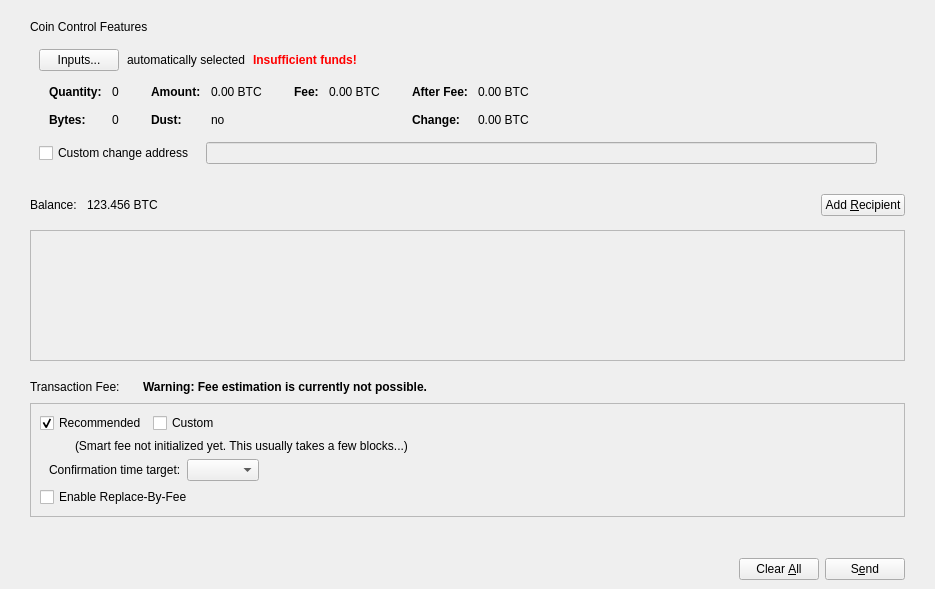
<?xml version="1.0" encoding="UTF-8"?>
<ui version="4.0">
 <class>SendCoinsDialog</class>
 <widget class="QDialog" name="SendCoinsDialog">
  <property name="geometry">
   <rect>
    <x>0</x>
    <y>0</y>
    <width>935</width>
    <height>589</height>
   </rect>
  </property>
  <property name="windowTitle">
   <string>Send Coins</string>
  </property>
  <layout class="QVBoxLayout" name="verticalLayout_6">
   <property name="leftMargin">
    <number>0</number>
   </property>
   <property name="rightMargin">
    <number>0</number>
   </property>
   <property name="bottomMargin">
    <number>0</number>
   </property>
   <item>
    <layout class="QVBoxLayout" name="verticalLayout_11">
     <property name="leftMargin">
      <number>30</number>
     </property>
     <property name="topMargin">
      <number>9</number>
     </property>
     <property name="rightMargin">
      <number>30</number>
     </property>
     <item>
      <widget class="QWidget" name="coinControlWidget" native="true">
       <layout class="QVBoxLayout" name="verticalLayout_9">
        <property name="leftMargin">
         <number>0</number>
        </property>
        <property name="topMargin">
         <number>0</number>
        </property>
        <property name="rightMargin">
         <number>0</number>
        </property>
        <property name="bottomMargin">
         <number>0</number>
        </property>
        <item>
         <widget class="QLabel" name="label_2">
          <property name="text">
           <string>Coin Control Features</string>
          </property>
         </widget>
        </item>
        <item>
         <widget class="QWidget" name="coinControlContentsWidget" native="true">
          <layout class="QVBoxLayout" name="verticalLayout_8">
           <property name="bottomMargin">
            <number>6</number>
           </property>
           <item>
            <layout class="QVBoxLayout" name="verticalLayoutCoinControl" stretch="0,0,0,1">
             <property name="spacing">
              <number>0</number>
             </property>
             <item>
              <layout class="QHBoxLayout" name="horizontalLayoutCoinControl2" stretch="0,0,0,0">
               <property name="spacing">
                <number>8</number>
               </property>
               <property name="bottomMargin">
                <number>10</number>
               </property>
               <item>
                <widget class="QPushButton" name="pushButtonCoinControl">
                 <property name="styleSheet">
                  <string notr="true"/>
                 </property>
                 <property name="text">
                  <string>Inputs...</string>
                 </property>
                 <property name="autoDefault">
                  <bool>false</bool>
                 </property>
                </widget>
               </item>
               <item>
                <widget class="QLabel" name="labelCoinControlAutomaticallySelected">
                 <property name="text">
                  <string>automatically selected</string>
                 </property>
                 <property name="margin">
                  <number>5</number>
                 </property>
                </widget>
               </item>
               <item>
                <widget class="QLabel" name="labelCoinControlInsuffFunds">
                 <property name="font">
                  <font>
                   <weight>75</weight>
                   <bold>true</bold>
                  </font>
                 </property>
                 <property name="styleSheet">
                  <string notr="true">color:red;font-weight:bold;</string>
                 </property>
                 <property name="text">
                  <string>Insufficient funds!</string>
                 </property>
                 <property name="margin">
                  <number>5</number>
                 </property>
                </widget>
               </item>
               <item>
                <spacer name="horizontalSpacerCoinControl">
                 <property name="orientation">
                  <enum>Qt::Horizontal</enum>
                 </property>
                 <property name="sizeHint" stdset="0">
                  <size>
                   <width>40</width>
                   <height>1</height>
                  </size>
                 </property>
                </spacer>
               </item>
              </layout>
             </item>
             <item>
              <widget class="QWidget" name="widgetCoinControl" native="true">
               <property name="sizePolicy">
                <sizepolicy hsizetype="Preferred" vsizetype="Preferred">
                 <horstretch>0</horstretch>
                 <verstretch>0</verstretch>
                </sizepolicy>
               </property>
               <property name="minimumSize">
                <size>
                 <width>0</width>
                 <height>0</height>
                </size>
               </property>
               <property name="styleSheet">
                <string notr="true"/>
               </property>
               <layout class="QHBoxLayout" name="horizontalLayoutCoinControl5">
                <property name="leftMargin">
                 <number>0</number>
                </property>
                <property name="topMargin">
                 <number>0</number>
                </property>
                <property name="rightMargin">
                 <number>0</number>
                </property>
                <property name="bottomMargin">
                 <number>0</number>
                </property>
                <item>
                 <layout class="QHBoxLayout" name="horizontalLayoutCoinControl3" stretch="0,0,0,1">
                  <property name="spacing">
                   <number>20</number>
                  </property>
                  <property name="topMargin">
                   <number>0</number>
                  </property>
                  <property name="bottomMargin">
                   <number>10</number>
                  </property>
                  <item>
                   <layout class="QFormLayout" name="formLayoutCoinControl1">
                    <property name="horizontalSpacing">
                     <number>10</number>
                    </property>
                    <property name="verticalSpacing">
                     <number>14</number>
                    </property>
                    <property name="leftMargin">
                     <number>10</number>
                    </property>
                    <property name="topMargin">
                     <number>4</number>
                    </property>
                    <property name="rightMargin">
                     <number>6</number>
                    </property>
                    <item row="0" column="0">
                     <widget class="QLabel" name="labelCoinControlQuantityText">
                      <property name="font">
                       <font>
                        <weight>75</weight>
                        <bold>true</bold>
                       </font>
                      </property>
                      <property name="text">
                       <string>Quantity:</string>
                      </property>
                      <property name="margin">
                       <number>0</number>
                      </property>
                     </widget>
                    </item>
                    <item row="0" column="1">
                     <widget class="QLabel" name="labelCoinControlQuantity">
                      <property name="cursor">
                       <cursorShape>IBeamCursor</cursorShape>
                      </property>
                      <property name="contextMenuPolicy">
                       <enum>Qt::ActionsContextMenu</enum>
                      </property>
                      <property name="text">
                       <string notr="true">0</string>
                      </property>
                      <property name="margin">
                       <number>0</number>
                      </property>
                      <property name="textInteractionFlags">
                       <set>Qt::LinksAccessibleByMouse|Qt::TextSelectableByMouse</set>
                      </property>
                     </widget>
                    </item>
                    <item row="1" column="0">
                     <widget class="QLabel" name="labelCoinControlBytesText">
                      <property name="font">
                       <font>
                        <weight>75</weight>
                        <bold>true</bold>
                       </font>
                      </property>
                      <property name="text">
                       <string>Bytes:</string>
                      </property>
                     </widget>
                    </item>
                    <item row="1" column="1">
                     <widget class="QLabel" name="labelCoinControlBytes">
                      <property name="cursor">
                       <cursorShape>IBeamCursor</cursorShape>
                      </property>
                      <property name="contextMenuPolicy">
                       <enum>Qt::ActionsContextMenu</enum>
                      </property>
                      <property name="text">
                       <string notr="true">0</string>
                      </property>
                      <property name="textInteractionFlags">
                       <set>Qt::LinksAccessibleByMouse|Qt::TextSelectableByMouse</set>
                      </property>
                     </widget>
                    </item>
                   </layout>
                  </item>
                  <item>
                   <layout class="QFormLayout" name="formLayoutCoinControl2">
                    <property name="horizontalSpacing">
                     <number>10</number>
                    </property>
                    <property name="verticalSpacing">
                     <number>14</number>
                    </property>
                    <property name="leftMargin">
                     <number>6</number>
                    </property>
                    <property name="topMargin">
                     <number>4</number>
                    </property>
                    <property name="rightMargin">
                     <number>6</number>
                    </property>
                    <item row="0" column="0">
                     <widget class="QLabel" name="labelCoinControlAmountText">
                      <property name="font">
                       <font>
                        <weight>75</weight>
                        <bold>true</bold>
                       </font>
                      </property>
                      <property name="text">
                       <string>Amount:</string>
                      </property>
                      <property name="margin">
                       <number>0</number>
                      </property>
                     </widget>
                    </item>
                    <item row="0" column="1">
                     <widget class="QLabel" name="labelCoinControlAmount">
                      <property name="cursor">
                       <cursorShape>IBeamCursor</cursorShape>
                      </property>
                      <property name="contextMenuPolicy">
                       <enum>Qt::ActionsContextMenu</enum>
                      </property>
                      <property name="text">
                       <string notr="true">0.00 BTC</string>
                      </property>
                      <property name="textInteractionFlags">
                       <set>Qt::LinksAccessibleByMouse|Qt::TextSelectableByMouse</set>
                      </property>
                     </widget>
                    </item>
                    <item row="1" column="0">
                     <widget class="QLabel" name="labelCoinControlLowOutputText">
                      <property name="font">
                       <font>
                        <weight>75</weight>
                        <bold>true</bold>
                       </font>
                      </property>
                      <property name="text">
                       <string>Dust:</string>
                      </property>
                     </widget>
                    </item>
                    <item row="1" column="1">
                     <widget class="QLabel" name="labelCoinControlLowOutput">
                      <property name="cursor">
                       <cursorShape>IBeamCursor</cursorShape>
                      </property>
                      <property name="contextMenuPolicy">
                       <enum>Qt::ActionsContextMenu</enum>
                      </property>
                      <property name="text">
                       <string notr="true">no</string>
                      </property>
                      <property name="textInteractionFlags">
                       <set>Qt::LinksAccessibleByMouse|Qt::TextSelectableByMouse</set>
                      </property>
                     </widget>
                    </item>
                   </layout>
                  </item>
                  <item>
                   <layout class="QFormLayout" name="formLayoutCoinControl3">
                    <property name="horizontalSpacing">
                     <number>10</number>
                    </property>
                    <property name="verticalSpacing">
                     <number>14</number>
                    </property>
                    <property name="leftMargin">
                     <number>6</number>
                    </property>
                    <property name="topMargin">
                     <number>4</number>
                    </property>
                    <property name="rightMargin">
                     <number>6</number>
                    </property>
                    <item row="0" column="0">
                     <widget class="QLabel" name="labelCoinControlFeeText">
                      <property name="font">
                       <font>
                        <weight>75</weight>
                        <bold>true</bold>
                       </font>
                      </property>
                      <property name="text">
                       <string>Fee:</string>
                      </property>
                      <property name="margin">
                       <number>0</number>
                      </property>
                     </widget>
                    </item>
                    <item row="0" column="1">
                     <widget class="QLabel" name="labelCoinControlFee">
                      <property name="cursor">
                       <cursorShape>IBeamCursor</cursorShape>
                      </property>
                      <property name="contextMenuPolicy">
                       <enum>Qt::ActionsContextMenu</enum>
                      </property>
                      <property name="text">
                       <string notr="true">0.00 BTC</string>
                      </property>
                      <property name="textInteractionFlags">
                       <set>Qt::LinksAccessibleByMouse|Qt::TextSelectableByMouse</set>
                      </property>
                     </widget>
                    </item>
                   </layout>
                  </item>
                  <item>
                   <layout class="QFormLayout" name="formLayoutCoinControl4">
                    <property name="horizontalSpacing">
                     <number>10</number>
                    </property>
                    <property name="verticalSpacing">
                     <number>14</number>
                    </property>
                    <property name="leftMargin">
                     <number>6</number>
                    </property>
                    <property name="topMargin">
                     <number>4</number>
                    </property>
                    <property name="rightMargin">
                     <number>6</number>
                    </property>
                    <item row="0" column="0">
                     <widget class="QLabel" name="labelCoinControlAfterFeeText">
                      <property name="font">
                       <font>
                        <weight>75</weight>
                        <bold>true</bold>
                       </font>
                      </property>
                      <property name="text">
                       <string>After Fee:</string>
                      </property>
                      <property name="margin">
                       <number>0</number>
                      </property>
                     </widget>
                    </item>
                    <item row="0" column="1">
                     <widget class="QLabel" name="labelCoinControlAfterFee">
                      <property name="cursor">
                       <cursorShape>IBeamCursor</cursorShape>
                      </property>
                      <property name="contextMenuPolicy">
                       <enum>Qt::ActionsContextMenu</enum>
                      </property>
                      <property name="text">
                       <string notr="true">0.00 BTC</string>
                      </property>
                      <property name="textInteractionFlags">
                       <set>Qt::LinksAccessibleByMouse|Qt::TextSelectableByMouse</set>
                      </property>
                     </widget>
                    </item>
                    <item row="1" column="0">
                     <widget class="QLabel" name="labelCoinControlChangeText">
                      <property name="font">
                       <font>
                        <weight>75</weight>
                        <bold>true</bold>
                       </font>
                      </property>
                      <property name="text">
                       <string>Change:</string>
                      </property>
                     </widget>
                    </item>
                    <item row="1" column="1">
                     <widget class="QLabel" name="labelCoinControlChange">
                      <property name="cursor">
                       <cursorShape>IBeamCursor</cursorShape>
                      </property>
                      <property name="contextMenuPolicy">
                       <enum>Qt::ActionsContextMenu</enum>
                      </property>
                      <property name="text">
                       <string notr="true">0.00 BTC</string>
                      </property>
                      <property name="textInteractionFlags">
                       <set>Qt::LinksAccessibleByMouse|Qt::TextSelectableByMouse</set>
                      </property>
                     </widget>
                    </item>
                   </layout>
                  </item>
                 </layout>
                </item>
               </layout>
              </widget>
             </item>
             <item>
              <layout class="QHBoxLayout" name="horizontalLayoutCoinControl4" stretch="0,0,0">
               <property name="spacing">
                <number>12</number>
               </property>
               <property name="sizeConstraint">
                <enum>QLayout::SetDefaultConstraint</enum>
               </property>
               <property name="topMargin">
                <number>5</number>
               </property>
               <property name="rightMargin">
                <number>0</number>
               </property>
               <item>
                <widget class="QCheckBox" name="checkBoxCoinControlChange">
                 <property name="toolTip">
                  <string>If this is activated, but the change address is empty or invalid, change will be sent to a newly generated address.</string>
                 </property>
                 <property name="text">
                  <string>Custom change address</string>
                 </property>
                </widget>
               </item>
               <item>
                <widget class="QValidatedLineEdit" name="lineEditCoinControlChange">
                 <property name="enabled">
                  <bool>false</bool>
                 </property>
                 <property name="sizePolicy">
                  <sizepolicy hsizetype="Expanding" vsizetype="Fixed">
                   <horstretch>0</horstretch>
                   <verstretch>0</verstretch>
                  </sizepolicy>
                 </property>
                </widget>
               </item>
               <item>
                <widget class="QLabel" name="labelCoinControlChangeLabel">
                 <property name="sizePolicy">
                  <sizepolicy hsizetype="Preferred" vsizetype="Expanding">
                   <horstretch>0</horstretch>
                   <verstretch>0</verstretch>
                  </sizepolicy>
                 </property>
                 <property name="minimumSize">
                  <size>
                   <width>0</width>
                   <height>0</height>
                  </size>
                 </property>
                 <property name="text">
                  <string/>
                 </property>
                 <property name="margin">
                  <number>3</number>
                 </property>
                </widget>
               </item>
              </layout>
             </item>
             <item>
              <spacer name="verticalSpacerCoinControl">
               <property name="orientation">
                <enum>Qt::Vertical</enum>
               </property>
               <property name="sizeHint" stdset="0">
                <size>
                 <width>800</width>
                 <height>1</height>
                </size>
               </property>
              </spacer>
             </item>
            </layout>
           </item>
          </layout>
         </widget>
        </item>
       </layout>
      </widget>
     </item>
    </layout>
   </item>
   <item>
    <widget class="QWidget" name="widgetRecipients" native="true">
     <property name="sizePolicy">
      <sizepolicy hsizetype="Preferred" vsizetype="Preferred">
       <horstretch>0</horstretch>
       <verstretch>1</verstretch>
      </sizepolicy>
     </property>
     <layout class="QVBoxLayout" name="verticalLayout_7">
      <property name="spacing">
       <number>0</number>
      </property>
      <property name="leftMargin">
       <number>30</number>
      </property>
      <property name="topMargin">
       <number>0</number>
      </property>
      <property name="rightMargin">
       <number>30</number>
      </property>
      <property name="bottomMargin">
       <number>0</number>
      </property>
      <item>
       <layout class="QHBoxLayout" name="horizontalLayout_4">
        <property name="topMargin">
         <number>3</number>
        </property>
        <property name="rightMargin">
         <number>0</number>
        </property>
        <property name="bottomMargin">
         <number>0</number>
        </property>
        <item>
         <widget class="QLabel" name="labelBalanceName">
          <property name="sizePolicy">
           <sizepolicy hsizetype="Preferred" vsizetype="Preferred">
            <horstretch>0</horstretch>
            <verstretch>0</verstretch>
           </sizepolicy>
          </property>
          <property name="minimumSize">
           <size>
            <width>20</width>
            <height>50</height>
           </size>
          </property>
          <property name="text">
           <string>Balance:</string>
          </property>
         </widget>
        </item>
        <item>
         <spacer name="horizontalSpacer_8">
          <property name="orientation">
           <enum>Qt::Horizontal</enum>
          </property>
          <property name="sizeType">
           <enum>QSizePolicy::Fixed</enum>
          </property>
          <property name="sizeHint" stdset="0">
           <size>
            <width>10</width>
            <height>20</height>
           </size>
          </property>
         </spacer>
        </item>
        <item>
         <widget class="QLabel" name="labelBalance">
          <property name="sizePolicy">
           <sizepolicy hsizetype="Preferred" vsizetype="Preferred">
            <horstretch>0</horstretch>
            <verstretch>0</verstretch>
           </sizepolicy>
          </property>
          <property name="minimumSize">
           <size>
            <width>20</width>
            <height>50</height>
           </size>
          </property>
          <property name="cursor">
           <cursorShape>IBeamCursor</cursorShape>
          </property>
          <property name="text">
           <string notr="true">123.456 BTC</string>
          </property>
          <property name="textInteractionFlags">
           <set>Qt::LinksAccessibleByMouse|Qt::TextSelectableByMouse</set>
          </property>
         </widget>
        </item>
        <item>
         <spacer name="horizontalSpacer_7">
          <property name="orientation">
           <enum>Qt::Horizontal</enum>
          </property>
          <property name="sizeHint" stdset="0">
           <size>
            <width>40</width>
            <height>20</height>
           </size>
          </property>
         </spacer>
        </item>
        <item>
         <widget class="CreditPushButton" name="addButton">
          <property name="toolTip">
           <string>Send to multiple recipients at once</string>
          </property>
          <property name="text">
           <string>Add &amp;Recipient</string>
          </property>
          <property name="icon">
           <iconset>
            <normaloff>:/icons/add_recipient</normaloff>:/icons/add_recipient</iconset>
          </property>
          <property name="autoDefault">
           <bool>false</bool>
          </property>
         </widget>
        </item>
       </layout>
      </item>
      <item>
       <widget class="QScrollArea" name="scrollArea">
        <property name="widgetResizable">
         <bool>true</bool>
        </property>
        <widget class="QWidget" name="scrollAreaWidgetContents">
         <property name="geometry">
          <rect>
           <x>0</x>
           <y>0</y>
           <width>873</width>
           <height>68</height>
          </rect>
         </property>
         <layout class="QVBoxLayout" name="verticalLayout_2" stretch="0,1">
          <property name="leftMargin">
           <number>0</number>
          </property>
          <property name="topMargin">
           <number>0</number>
          </property>
          <property name="rightMargin">
           <number>0</number>
          </property>
          <property name="bottomMargin">
           <number>0</number>
          </property>
          <item>
           <layout class="QVBoxLayout" name="entries">
            <property name="spacing">
             <number>6</number>
            </property>
           </layout>
          </item>
          <item>
           <spacer name="verticalSpacer">
            <property name="orientation">
             <enum>Qt::Vertical</enum>
            </property>
            <property name="sizeHint" stdset="0">
             <size>
              <width>20</width>
              <height>0</height>
             </size>
            </property>
           </spacer>
          </item>
         </layout>
        </widget>
       </widget>
      </item>
     </layout>
    </widget>
   </item>
   <item>
    <spacer name="verticalSpacer_2">
     <property name="orientation">
      <enum>Qt::Vertical</enum>
     </property>
     <property name="sizeType">
      <enum>QSizePolicy::Fixed</enum>
     </property>
     <property name="sizeHint" stdset="0">
      <size>
       <width>20</width>
       <height>10</height>
      </size>
     </property>
    </spacer>
   </item>
   <item>
    <layout class="QVBoxLayout" name="verticalLayout_10">
     <property name="leftMargin">
      <number>30</number>
     </property>
     <property name="rightMargin">
      <number>30</number>
     </property>
     <property name="bottomMargin">
      <number>20</number>
     </property>
     <item>
      <layout class="QHBoxLayout" name="horizontalLayoutFee1">
       <property name="bottomMargin">
        <number>0</number>
       </property>
       <item>
        <layout class="QVBoxLayout" name="verticalLayoutFee7">
         <property name="spacing">
          <number>0</number>
         </property>
         <item>
          <layout class="QHBoxLayout" name="horizontalLayoutSmartFee">
           <property name="spacing">
            <number>10</number>
           </property>
           <item>
            <widget class="QLabel" name="labelFeeHeadline">
             <property name="sizePolicy">
              <sizepolicy hsizetype="Preferred" vsizetype="Maximum">
               <horstretch>0</horstretch>
               <verstretch>0</verstretch>
              </sizepolicy>
             </property>
             <property name="font">
              <font>
               <weight>50</weight>
               <bold>false</bold>
              </font>
             </property>
             <property name="text">
              <string>Transaction Fee:</string>
             </property>
            </widget>
           </item>
           <item>
            <widget class="QLabel" name="labelFeeMinimized">
             <property name="text">
              <string/>
             </property>
            </widget>
           </item>
          </layout>
         </item>
        </layout>
       </item>
       <item>
        <widget class="QLabel" name="fallbackFeeWarningLabel">
         <property name="font">
          <font>
           <weight>75</weight>
           <bold>true</bold>
          </font>
         </property>
         <property name="toolTip">
          <string>Using the fallbackfee can result in sending a transaction that will take several hours or days (or never) to confirm. Consider choosing your fee manually or wait until you have validated the complete chain.</string>
         </property>
         <property name="text">
          <string>Warning: Fee estimation is currently not possible.</string>
         </property>
         <property name="wordWrap">
          <bool>false</bool>
         </property>
        </widget>
       </item>
       <item>
        <spacer name="horizontalSpacer_4">
         <property name="orientation">
          <enum>Qt::Horizontal</enum>
         </property>
         <property name="sizeType">
          <enum>QSizePolicy::MinimumExpanding</enum>
         </property>
         <property name="sizeHint" stdset="0">
          <size>
           <width>40</width>
           <height>20</height>
          </size>
         </property>
        </spacer>
       </item>
      </layout>
     </item>
     <item>
      <widget class="QFrame" name="frameFee">
       <property name="sizePolicy">
        <sizepolicy hsizetype="Expanding" vsizetype="Expanding">
         <horstretch>0</horstretch>
         <verstretch>0</verstretch>
        </sizepolicy>
       </property>
       <property name="maximumSize">
        <size>
         <width>16777215</width>
         <height>16777215</height>
        </size>
       </property>
       <property name="frameShape">
        <enum>QFrame::StyledPanel</enum>
       </property>
       <property name="frameShadow">
        <enum>QFrame::Sunken</enum>
       </property>
       <layout class="QVBoxLayout" name="verticalLayout_5">
        <item>
         <layout class="QHBoxLayout" name="horizontalLayout_3">
          <item>
           <widget class="QCheckBox" name="radioSmartFee">
            <property name="text">
             <string>Recommended</string>
            </property>
            <property name="checked">
             <bool>true</bool>
            </property>
            <attribute name="buttonGroup">
             <string notr="true">groupFee</string>
            </attribute>
           </widget>
          </item>
          <item>
           <widget class="QCheckBox" name="radioCustomFee">
            <property name="text">
             <string>Custom</string>
            </property>
            <attribute name="buttonGroup">
             <string notr="true">groupFee</string>
            </attribute>
           </widget>
          </item>
          <item>
           <spacer name="horizontalSpacer_3">
            <property name="orientation">
             <enum>Qt::Horizontal</enum>
            </property>
            <property name="sizeHint" stdset="0">
             <size>
              <width>40</width>
              <height>20</height>
             </size>
            </property>
           </spacer>
          </item>
         </layout>
        </item>
        <item>
         <widget class="QFrame" name="frameFeeSelection">
          <layout class="QVBoxLayout" name="verticalLayout_4">
           <property name="leftMargin">
            <number>9</number>
           </property>
           <property name="topMargin">
            <number>0</number>
           </property>
           <property name="rightMargin">
            <number>0</number>
           </property>
           <property name="bottomMargin">
            <number>0</number>
           </property>
           <item>
            <widget class="QStackedWidget" name="stackedFeeTypes">
             <property name="currentIndex">
              <number>0</number>
             </property>
             <widget class="QWidget" name="page">
              <layout class="QVBoxLayout" name="verticalLayout_3">
               <property name="leftMargin">
                <number>0</number>
               </property>
               <property name="topMargin">
                <number>0</number>
               </property>
               <property name="rightMargin">
                <number>0</number>
               </property>
               <property name="bottomMargin">
                <number>0</number>
               </property>
               <item>
                <layout class="QHBoxLayout" name="horizontalLayoutFee12">
                 <item>
                  <widget class="QLabel" name="labelSmartFee">
                   <property name="text">
                    <string/>
                   </property>
                   <property name="margin">
                    <number>2</number>
                   </property>
                  </widget>
                 </item>
                 <item>
                  <widget class="QLabel" name="labelFeeEstimation">
                   <property name="text">
                    <string/>
                   </property>
                  </widget>
                 </item>
                 <item>
                  <widget class="QLabel" name="labelSmartFee2">
                   <property name="text">
                    <string>(Smart fee not initialized yet. This usually takes a few blocks...)</string>
                   </property>
                   <property name="margin">
                    <number>2</number>
                   </property>
                  </widget>
                 </item>
                 <item>
                  <spacer name="horizontalSpacer_5">
                   <property name="orientation">
                    <enum>Qt::Horizontal</enum>
                   </property>
                   <property name="sizeHint" stdset="0">
                    <size>
                     <width>1</width>
                     <height>1</height>
                    </size>
                   </property>
                  </spacer>
                 </item>
                </layout>
               </item>
               <item>
                <layout class="QHBoxLayout" name="horizontalLayoutFee9">
                 <item>
                  <layout class="QVBoxLayout" name="verticalLayoutFee6">
                   <item>
                    <widget class="QLabel" name="labelSmartFee3">
                     <property name="text">
                      <string>Confirmation time target:</string>
                     </property>
                     <property name="margin">
                      <number>2</number>
                     </property>
                    </widget>
                   </item>
                  </layout>
                 </item>
                 <item>
                  <layout class="QVBoxLayout" name="verticalLayoutFee5">
                   <property name="rightMargin">
                    <number>30</number>
                   </property>
                   <item>
                    <layout class="QHBoxLayout" name="horizontalLayoutConfTarget">
                     <property name="bottomMargin">
                      <number>0</number>
                     </property>
                     <item>
                      <widget class="QComboBox" name="confTargetSelector"/>
                     </item>
                     <item>
                      <spacer name="horizontalSpacerConfTarget">
                       <property name="orientation">
                        <enum>Qt::Horizontal</enum>
                       </property>
                       <property name="sizeHint" stdset="0">
                        <size>
                         <width>40</width>
                         <height>20</height>
                        </size>
                       </property>
                      </spacer>
                     </item>
                    </layout>
                   </item>
                  </layout>
                 </item>
                </layout>
               </item>
              </layout>
             </widget>
             <widget class="QWidget" name="page_2">
              <layout class="QVBoxLayout" name="verticalLayout">
               <property name="leftMargin">
                <number>0</number>
               </property>
               <property name="topMargin">
                <number>0</number>
               </property>
               <property name="rightMargin">
                <number>0</number>
               </property>
               <property name="bottomMargin">
                <number>0</number>
               </property>
               <item>
                <layout class="QHBoxLayout" name="horizontalLayoutFee13">
                 <item>
                  <widget class="QLabel" name="labelCustomPerKilobyte">
                   <property name="toolTip">
                    <string>If the custom fee is set to 1000 satoshis and the transaction is only 250 bytes, then &quot;per kilobyte&quot; only pays 250 satoshis in fee, while &quot;total at least&quot; pays 1000 satoshis. For transactions bigger than a kilobyte both pay by kilobyte.</string>
                   </property>
                   <property name="text">
                    <string>per kilobyte</string>
                   </property>
                  </widget>
                 </item>
                 <item>
                  <widget class="BitcoinAmountField" name="customFee"/>
                 </item>
                 <item>
                  <spacer name="horizontalSpacer_6">
                   <property name="orientation">
                    <enum>Qt::Horizontal</enum>
                   </property>
                   <property name="sizeHint" stdset="0">
                    <size>
                     <width>1</width>
                     <height>1</height>
                    </size>
                   </property>
                  </spacer>
                 </item>
                </layout>
               </item>
               <item>
                <layout class="QHBoxLayout" name="horizontalLayoutFee8">
                 <item>
                  <widget class="QLabel" name="labelCustomFeeWarning">
                   <property name="enabled">
                    <bool>true</bool>
                   </property>
                   <property name="toolTip">
                    <string>When there is less transaction volume than space in the blocks, miners as well as relaying nodes may enforce a minimum fee. Paying only this minimum fee is just fine, but be aware that this can result in a never confirming transaction once there is more demand for credit transactions than the network can process.</string>
                   </property>
                   <property name="text">
                    <string>A too low fee might result in a never confirming transaction (read the tooltip)</string>
                   </property>
                  </widget>
                 </item>
                 <item>
                  <spacer name="horizontalSpacer_2">
                   <property name="orientation">
                    <enum>Qt::Horizontal</enum>
                   </property>
                   <property name="sizeHint" stdset="0">
                    <size>
                     <width>1</width>
                     <height>1</height>
                    </size>
                   </property>
                  </spacer>
                 </item>
                </layout>
               </item>
              </layout>
             </widget>
            </widget>
           </item>
          </layout>
         </widget>
        </item>
        <item>
         <widget class="QCheckBox" name="optInRBF">
          <property name="toolTip">
           <string>With Replace-By-Fee (BIP-125) you can increase a transaction's fee after it is sent. Without this, a higher fee may be recommended to compensate for increased transaction delay risk.</string>
          </property>
          <property name="text">
           <string>Enable Replace-By-Fee</string>
          </property>
         </widget>
        </item>
       </layout>
      </widget>
     </item>
    </layout>
   </item>
   <item>
    <widget class="QWidget" name="buttonsContainerWhite" native="true">
     <layout class="QHBoxLayout" name="horizontalLayout_2">
      <property name="leftMargin">
       <number>30</number>
      </property>
      <property name="topMargin">
       <number>15</number>
      </property>
      <property name="rightMargin">
       <number>30</number>
      </property>
      <item>
       <spacer name="horizontalSpacer">
        <property name="orientation">
         <enum>Qt::Horizontal</enum>
        </property>
        <property name="sizeHint" stdset="0">
         <size>
          <width>40</width>
          <height>20</height>
         </size>
        </property>
       </spacer>
      </item>
      <item>
       <widget class="QPushButton" name="clearButton">
        <property name="sizePolicy">
         <sizepolicy hsizetype="Minimum" vsizetype="Fixed">
          <horstretch>0</horstretch>
          <verstretch>0</verstretch>
         </sizepolicy>
        </property>
        <property name="toolTip">
         <string>Clear all fields of the form.</string>
        </property>
        <property name="text">
         <string>Clear &amp;All</string>
        </property>
        <property name="autoDefault">
         <bool>false</bool>
        </property>
       </widget>
      </item>
      <item>
       <widget class="QPushButton" name="sendButton">
        <property name="toolTip">
         <string>Confirm the send action</string>
        </property>
        <property name="text">
         <string>S&amp;end</string>
        </property>
        <property name="autoDefault">
         <bool>false</bool>
        </property>
        <property name="default">
         <bool>false</bool>
        </property>
       </widget>
      </item>
     </layout>
    </widget>
   </item>
  </layout>
 </widget>
 <customwidgets>
  <customwidget>
   <class>QValidatedLineEdit</class>
   <extends>QLineEdit</extends>
   <header>qt/qvalidatedlineedit.h</header>
  </customwidget>
  <customwidget>
   <class>BitcoinAmountField</class>
   <extends>QLineEdit</extends>
   <header>qt/bitcoinamountfield.h</header>
   <container>1</container>
  </customwidget>
  <customwidget>
   <class>CreditPushButton</class>
   <extends>QPushButton</extends>
   <header>qt/creditpushbutton.h</header>
  </customwidget>
 </customwidgets>
 <resources>
  <include location="../bitcoin.qrc"/>
 </resources>
 <connections/>
 <buttongroups>
  <buttongroup name="groupFee"/>
 </buttongroups>
</ui>
